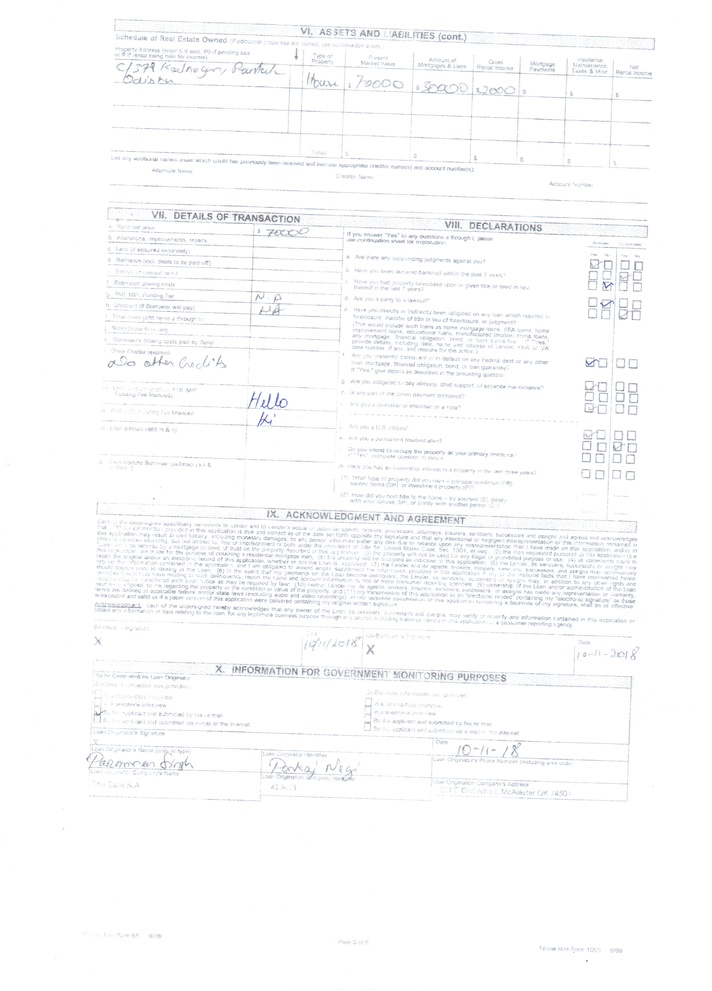
#> input picture Pyimages/Module1/Page3.jpeg, 712 x 991 px, shrunk from 2481 x 3456 before the run
$ python Example18-1.9.2-Adaptive-Thresholding.py --image ../Page3.jpeg
#> lines starting #> are read from the running program, lines starting #| are printed output that depends on the picture; after the words box and inside, x2 and y2 are one past the last pixel; in counts of white or black regions, pixels touching at a corner belong together
"""
Adaptive Thresholding:
    >For simple images with controlled lighting conditions, this usually isn’t a problem. But for situations when the
    lighting is non-uniform across the image, having only a single value of T can seriously hurt our thresholding performance
    >In order to overcome this problem, we can use adaptive thresholding, which considers small neighbors of pixels and
    then finds an optimal threshold value T for each neighbor. This method allows us to handle cases where there may
    be dramatic ranges of pixel intensities and the optimal value of T may change for different parts of the image
    >The general assumption that underlies all adaptive and local thresholding methods is that smaller regions of an
    image are more likely to have approximately uniform illumination. This implies that local regions of an image will
    have similar lighting, as opposed to the image as a whole, which may have dramatically different lighting for each region.
    >In adaptive thresholding, sometimes called local thresholding, our goal is to statistically examine the pixel
    intensity values in the neighborhood of a given pixel p.
    >choosing the size of the pixel neighborhood for local thresholding is absolutely crucial.
    >The neighborhood must be large enough to cover sufficient background and foreground pixels, otherwise the value of
    T will be more or less irrelevant
    >But f we make our neighborhood value too large, then we completely violate the assumption that local regions of an
    image will have approximately uniform illumination. Again, if we supply a very large neighborhood, then our results
     will look very similar to global thresholding using the simple thresholding or Otsu’s methods
    The general formula to compute T is thus:
    T = mean(I_{L}) - C
     cv2.adaptiveThreshold(src, MaxValue, adaptive method, threshold type. blocksize, c ,dst)
     adaptive method: method to compute the mean,(cv2.ADAPTIVE_THRESH_MEAN_C, cv2.ADAPTIVE_THRESH_GAUSSIAN_C)
     thresholdtype:cv2.THRESH_BINARY_INV/cv2.THRESH_BINARY
     blockSize:pixel neighborhood size
     C:constant C which I mentioned above — this value simply lets us fine tune our threshold value
"""
# import the necessary packages
from skimage.filters import threshold_local
import argparse
import cv2
# construct the argument parser and parse the arguments
ap = argparse.ArgumentParser()
ap.add_argument("-i", "--image", required=True, help="Path to the image")
args = vars(ap.parse_args())

# load the image, convert it to grayscale, and blur it slightly
image = cv2.imread(args["image"])
#> image is the input picture: shape (991, 712, 3); mean B, G, R 251.4, 250.9, 250.5
image = cv2.cvtColor(image, cv2.COLOR_BGR2GRAY)
#> image: shape (991, 712)
blurred = cv2.GaussianBlur(image, (5, 5), 0)
cv2.imshow("Image", image)

# instead of manually specifying the threshold value, we can use adaptive
# thresholding to examine neighborhoods of pixels and adaptively threshold
# each neighborhood -- in this example, we'll calculate the mean value
# of the neighborhood area of 25 pixels and threshold based on that value;
# finally, our constant C is subtracted from the mean calculation (in this
# case 15)
thresh = cv2.adaptiveThreshold(blurred, 255,cv2.ADAPTIVE_THRESH_MEAN_C, cv2.THRESH_BINARY_INV, 25, 15)
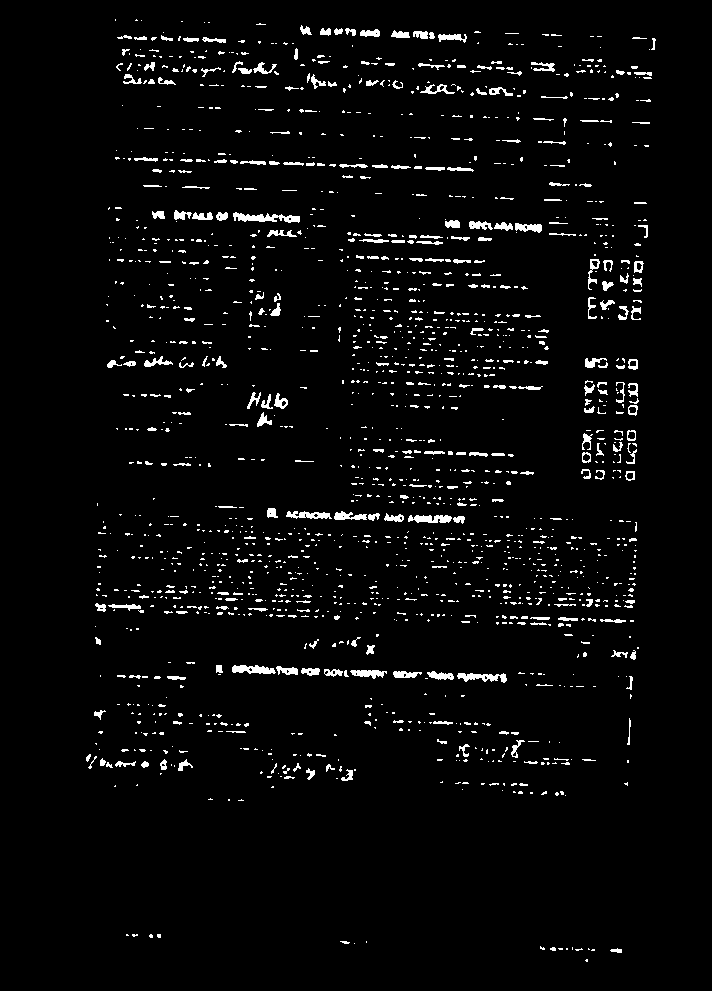
#> thresh: shape (991, 712); 3.5% white in thin lines or dots, all inside (x1, y1, x2, y2) = (86, 19, 656, 962)
cv2.imshow("OpenCV Mean Thresh", thresh)

# personally, I prefer the scikit-image adaptive thresholding, it just
# feels a lot more "Pythonic"
T = threshold_local(blurred, 29, offset=5, method="gaussian")
thresh = (blurred < T).astype("uint8") * 255
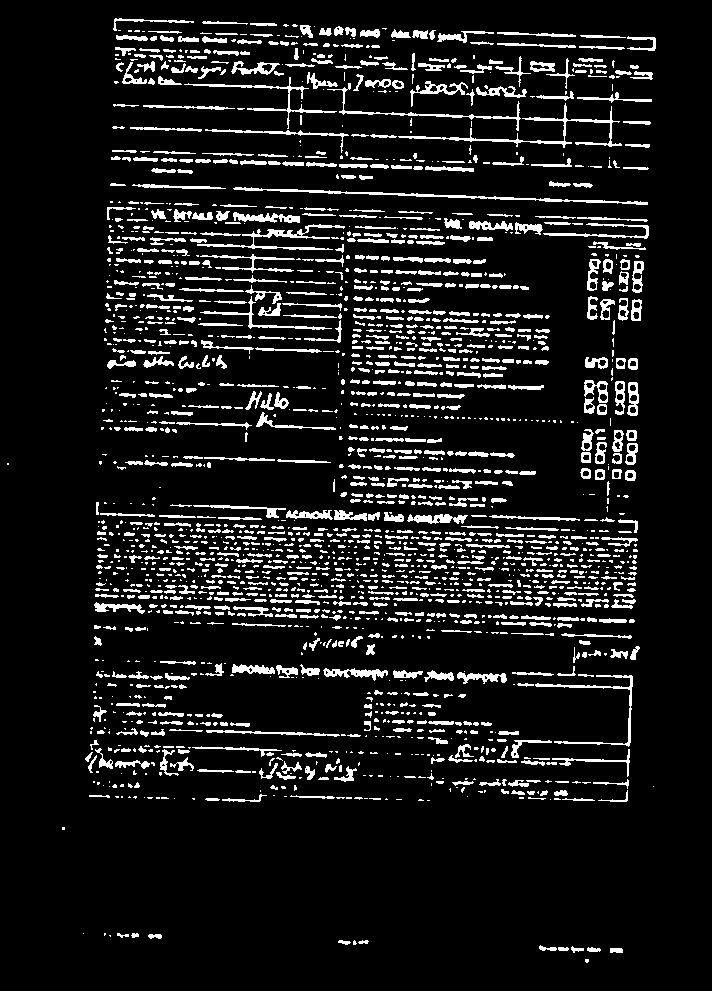
#> thresh: shape (991, 712); 10% white; 2092 white regions (1136 under 20 px), largest, box (x1, y1, x2, y2) and area: (233, 187, 648, 205) 1036, (398, 103, 622, 148) 991, (197, 224, 345, 250) 784
cv2.imshow("scikit-image Mean Thresh", thresh)
cv2.waitKey(0)
